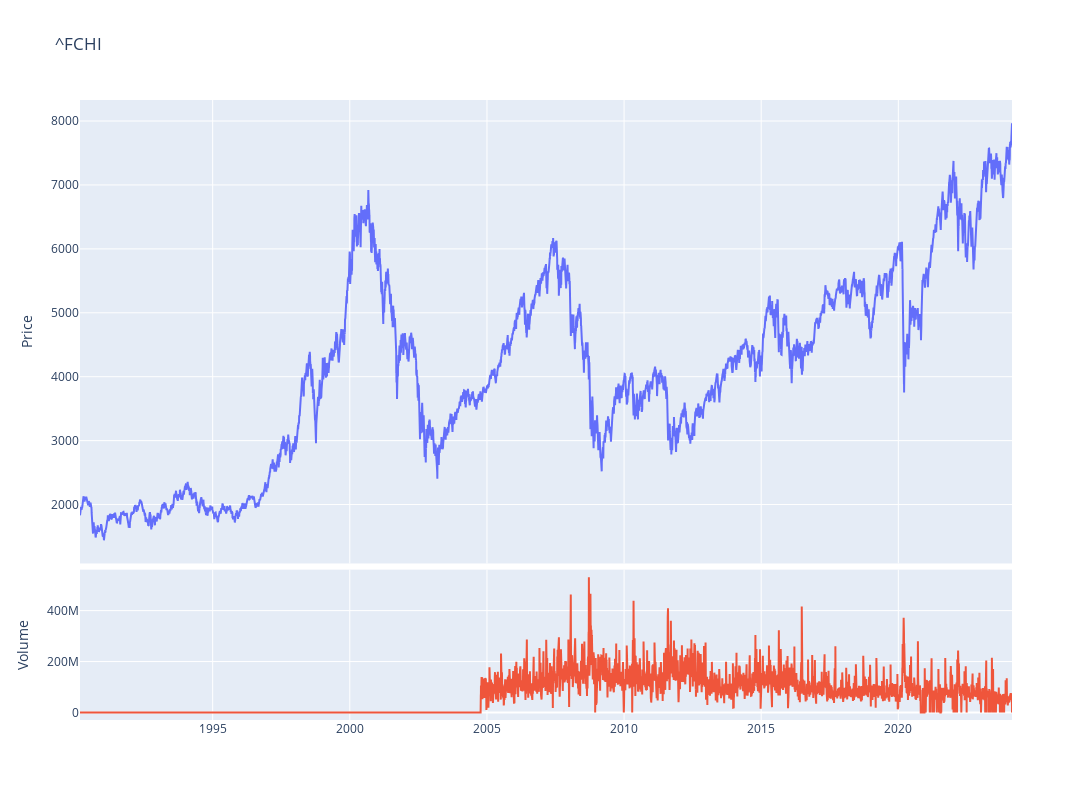

The notebook cell saved with this chart:
### Code cell
fig = make_subplots(rows=4, cols=1,shared_xaxes=True,vertical_spacing=0.01,specs=[[{'rowspan':3,'colspan':1}],[None],[None],[{'rowspan':1,'colspan':1}]])

# Graph (1,1)
fig.add_trace(go.Scatter(x=stock_cac.index,y=stock_cac['Adj Close'],mode="lines",name=f"{ticker}"),row=1, col=1)
# Update xaxis properties
fig.update_yaxes(title_text="Price", row=1, col=1)

# Graph (4,1)
fig.add_trace(go.Scatter(x=stock_cac.index,y=stock_cac['Volume'],mode="lines",name='Volume'),row=4, col=1)
fig.update_yaxes(title_text="Volume", row=4, col=1)

fig.update_layout(height=800, width=1300,showlegend=False,title=f"{ticker}")

fig.show()

### Figure 1 — Plotly figure (JSON) as saved in the notebook; plotly's stock layout.template omitted (floating-point values rounded to 4 significant figures; data arrays with more than 128 entries replaced by an {"elided": "..."} marker saying what was removed)
{"data": [{"mode": "lines", "name": "^FCHI", "type": "scatter", "x": {"elided": "8629 str values"}, "xaxis": "x", "y": {"elided": "8629 float values"}, "yaxis": "y"}, {"mode": "lines", "name": "Volume", "type": "scatter", "x": {"elided": "8629 str values"}, "xaxis": "x2", "y": {"elided": "8629 int values"}, "yaxis": "y2"}], "layout": {"height": 800, "showlegend": false, "title": {"text": "^FCHI"}, "width": 1300, "xaxis": {"anchor": "y", "domain": [0, 1], "matches": "x2", "showticklabels": false}, "xaxis2": {"anchor": "y2", "domain": [0, 1]}, "yaxis": {"anchor": "x", "domain": [0.2525, 1], "title": {"text": "Price"}}, "yaxis2": {"anchor": "x2", "domain": [0, 0.2425], "title": {"text": "Volume"}}}}
